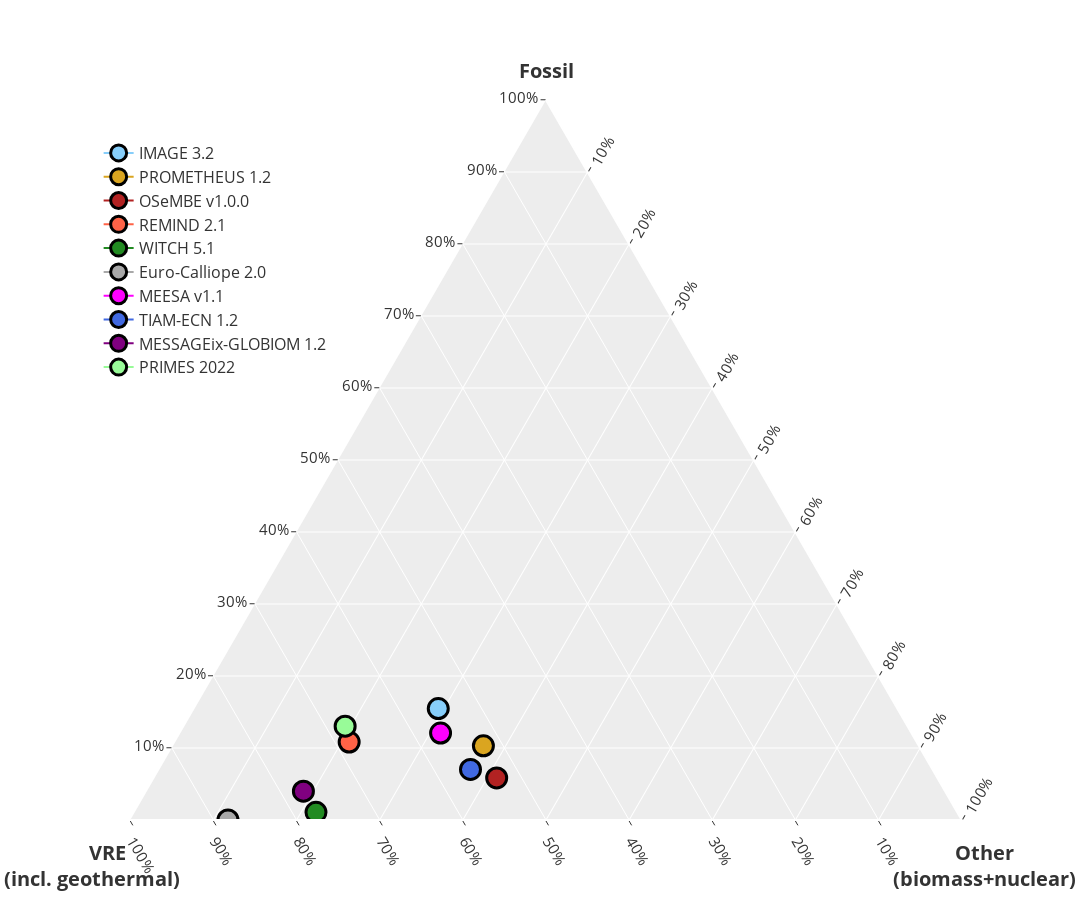

Notebook code for this chart:
### Markdown cell above
## Plot IIIb: Electricity mix (c400 variations)

### Code cell
times = [2030]
scen = "DIAG-C400-lin"
var_x = XR_i.ElecFossil.sel(Model=Models)
var_y = XR_i.ElecVRE.sel(Model=Models)
var_z_uni = XR_i.ElecOther_uni.sel(Model=Models)
var_z_sep = XR_i.ElecOther_sep.sel(Model=Models)

traces = []
for m_i, m in enumerate(Models):
    col = ModelCols[m_i]
    if m_i != 0: var_z = var_z_uni
    else: var_z = var_z_sep
    trace = go.Scatterternary(a=var_x.sel(Time=times, Model=m, Scenario="DIAG-C400-lin"),
                                b=var_y.sel(Time=times, Model=m, Scenario="DIAG-C400-lin"),
                                c=var_z.sel(Time=times, Model=m, Scenario="DIAG-C400-lin"),
                                name=m,
                                mode='markers+lines',
                                text = "DIAG-C400-lin",
                                showlegend=True,
                                marker={"color": col, "size": 20, 'line': dict(width=3, color='black')})
    traces.append(trace)
        
fig = make_subplots(rows=1, cols=1, horizontal_spacing = 0.08, vertical_spacing=0.12)
for t in traces:
    fig.add_trace(t)
fig.update_layout(height=900, width=1200)
fig.update_layout({#'margin':dict(l=0,r=7,b=0,t=35),
'plot_bgcolor':'rgb(243, 243, 243)',
'ternary':
{'sum':1,
# 'bgcolor':'rgba(0,0,0,0)',#'whitesmoke',
#     # "paper_bgcolor":'rgba(0,0,0,0)',
#     # "plot_bgcolor":'rgba(0,0,0,0)',
'aaxis':{'title': '<b>Fossil</b><br>', 'min': 0, 'titlefont':{'size': 20},
        'linewidth':0, 'ticks':'outside',
        'tickmode':'array','tickvals':[0.1, 0.2, 0.3, 0.4, 0.5, 0.6, 0.7, 0.8, 0.9, 1.0], 'ticktext':['10%', '20%', '30%', '40%', '50%', '60%', '70%', '80%', '90%', '100%'], 'tickfont':{'size':15}},
'baxis':{'title': '<b>VRE<br>(incl. geothermal)</b> &nbsp; &nbsp; &nbsp;', 'min': 0, 'titlefont':{'size': 20},
        'linewidth':2, 'ticks':'outside',
        'tickmode':'array','tickvals':[0.1, 0.2, 0.3, 0.4, 0.5, 0.6, 0.7, 0.8, 0.9, 1.0], 'ticktext':['10%', '20%', '30%', '40%', '50%', '60%', '70%', '80%', '90%', '100%'],'tickangle':60, 'tickfont':{'size':15}},
'caxis':{'title': '<b>Other<br>(biomass+nuclear)</b>', 'min': 0, 'titlefont':{'size': 20},
        'linewidth':2, 'ticks':'outside',
        'tickmode':'array','tickvals':[0.1, 0.2, 0.3, 0.4, 0.5, 0.6, 0.7, 0.8, 0.9, 1.0], 'ticktext':['10%', '20%', '30%', '40%', '50%', '60%', '70%', '80%', '90%', '100%'],'tickangle':-60, 'tickfont':{'size':15}}}})

fig.update_traces(textposition='top center')
fig.update_layout(legend=dict(x=0.02, y=0.95, orientation="v", font_size=16))
fig.update_annotations(font_size=15)
fig.update_layout(template="ggplot2")
fig.show()
fig_elec_2030 = fig

## 2050 VERSION
times = [2050]
scen = "DIAG-C400-lin"
var_x = XR_i.ElecFossil.sel(Model=Models)
var_y = XR_i.ElecVRE.sel(Model=Models)
var_z_uni = XR_i.ElecOther_uni.sel(Model=Models)
var_z_sep = XR_i.ElecOther_sep.sel(Model=Models)

traces = []
for m_i, m in enumerate(Models):
    col = ModelCols[m_i]
    if m_i != 0: var_z = var_z_uni
    else: var_z = var_z_sep
    for scen in c400lins:
                t = ""
                if scen in ['DIAG-C400-lin-LimBio',
                'DIAG-C400-lin-HighElectrification',
                'DIAG-C400-lin-HighVRE',
                #'DIAG-C400-lin-ResidualFossil'
                #'DIAG-C400-lin-LimCCS',
                #'DIAG-C400-lin-HighEff'
                ]: t = scen[14:]
                trace = go.Scatterternary(a=var_x.sel(Time=times, Model=m, Scenario=["DIAG-C400-lin", scen]).T[0],
                                        b=var_y.sel(Time=times, Model=m, Scenario=["DIAG-C400-lin", scen]).T[0],
                                        c=var_z.sel(Time=times, Model=m, Scenario=["DIAG-C400-lin", scen]).T[0],
                                        name=m,
                                        text=["", t],
                                        textfont = dict(color=ModelCols[m_i], size=15),
                                        mode='markers+lines+text',
                                        showlegend=False,
                                        marker={"color": col, "size": 8, 'line': dict(width=1, color='black')})
                traces.append(trace)
    trace = go.Scatterternary(a=var_x.sel(Time=times, Model=m, Scenario="DIAG-C400-lin"),
                                b=var_y.sel(Time=times, Model=m, Scenario="DIAG-C400-lin"),
                                c=var_z.sel(Time=times, Model=m, Scenario="DIAG-C400-lin"),
                                name=m,
                                mode='markers+lines',
                                text = "DIAG-C400-lin",
                                showlegend=True,
                                marker={"color": col, "size": 20, 'line': dict(width=3, color='black')})
    traces.append(trace)
        
fig = make_subplots(rows=1, cols=1, horizontal_spacing = 0.08, vertical_spacing=0.12)
for t in traces:
    fig.add_trace(t)
fig.update_layout(height=900, width=1200)
fig.update_layout({#'margin':dict(l=0,r=7,b=0,t=35),
'plot_bgcolor':'rgb(243, 243, 243)',
'ternary':
{'sum':1,
# 'bgcolor':'rgba(0,0,0,0)',#'whitesmoke',
#     # "paper_bgcolor":'rgba(0,0,0,0)',
#     # "plot_bgcolor":'rgba(0,0,0,0)',
'aaxis':{'title': '<b>Fossil</b><br>', 'min': 0, 'titlefont':{'size': 20},
        'linewidth':0, 'ticks':'outside',
        'tickmode':'array','tickvals':[0.1, 0.2, 0.3, 0.4, 0.5, 0.6, 0.7, 0.8, 0.9, 1.0], 'ticktext':['10%', '20%', '30%', '40%', '50%', '60%', '70%', '80%', '90%', '100%'], 'tickfont':{'size':15}},
'baxis':{'title': '<b>VRE<br>(incl. geothermal)</b> &nbsp; &nbsp; &nbsp;', 'min': 0, 'titlefont':{'size': 20},
        'linewidth':2, 'ticks':'outside',
        'tickmode':'array','tickvals':[0.1, 0.2, 0.3, 0.4, 0.5, 0.6, 0.7, 0.8, 0.9, 1.0], 'ticktext':['10%', '20%', '30%', '40%', '50%', '60%', '70%', '80%', '90%', '100%'],'tickangle':60, 'tickfont':{'size':15}},
'caxis':{'title': '<b>Other<br>(biomass+nuclear)</b>', 'min': 0, 'titlefont':{'size': 20},
        'linewidth':2, 'ticks':'outside',
        'tickmode':'array','tickvals':[0.1, 0.2, 0.3, 0.4, 0.5, 0.5, 0.6, 0.7, 0.8, 0.9, 1.0], 'ticktext':['10%', '20%', '30%', '40%', '50%', '60%', '70%', '80%', '90%', '100%'],'tickangle':-60, 'tickfont':{'size':15}}}})

fig.update_traces(textposition='top center')
fig.update_layout(legend=dict(x=0.02, y=0.95, orientation="v", font_size=16))
fig.update_annotations(font_size=15)
fig.update_layout(template="ggplot2")
fig.show()
fig_elec_2050 = fig

### Figure 1 — Plotly figure (JSON) as saved in the notebook; plotly's stock layout.template omitted (floating-point values rounded to 4 significant figures)
{"data": [{"a": [0.155], "b": [0.5529], "c": [0.2934], "marker": {"color": "lightskyblue", "line": {"color": "black", "width": 3}, "size": 20}, "mode": "markers+lines", "name": "IMAGE 3.2", "showlegend": true, "text": "DIAG-C400-lin", "textposition": "top center", "type": "scatterternary"}, {"a": [0.103], "b": [0.5238], "c": [0.3732], "marker": {"color": "goldenrod", "line": {"color": "black", "width": 3}, "size": 20}, "mode": "markers+lines", "name": "PROMETHEUS 1.2", "showlegend": true, "text": "DIAG-C400-lin", "textposition": "top center", "type": "scatterternary"}, {"a": [0.05849], "b": [0.5301], "c": [0.4114], "marker": {"color": "firebrick", "line": {"color": "black", "width": 3}, "size": 20}, "mode": "markers+lines", "name": "OSeMBE v1.0.0", "showlegend": true, "text": "DIAG-C400-lin", "textposition": "top center", "type": "scatterternary"}, {"a": [0.1082], "b": [0.6827], "c": [0.2092], "marker": {"color": "tomato", "line": {"color": "black", "width": 3}, "size": 20}, "mode": "markers+lines", "name": "REMIND 2.1", "showlegend": true, "text": "DIAG-C400-lin", "textposition": "top center", "type": "scatterternary"}, {"a": [0.01068], "b": [0.7713], "c": [0.218], "marker": {"color": "forestgreen", "line": {"color": "black", "width": 3}, "size": 20}, "mode": "markers+lines", "name": "WITCH 5.1", "showlegend": true, "text": "DIAG-C400-lin", "textposition": "top center", "type": "scatterternary"}, {"a": [0.0001196], "b": [0.8766], "c": [0.1166], "marker": {"color": "darkgrey", "line": {"color": "black", "width": 3}, "size": 20}, "mode": "markers+lines", "name": "Euro-Calliope 2.0", "showlegend": true, "text": "DIAG-C400-lin", "textposition": "top center", "type": "scatterternary"}, {"a": [0.1208], "b": [0.5664], "c": [0.3128], "marker": {"color": "magenta", "line": {"color": "black", "width": 3}, "size": 20}, "mode": "markers+lines", "name": "MEESA v1.1", "showlegend": true, "text": "DIAG-C400-lin", "textposition": "top center", "type": "scatterternary"}, {"a": [0.07016], "b": [0.5557], "c": [0.3741], "marker": {"color": "royalblue", "line": {"color": "black", "width": 3}, "size": 20}, "mode": "markers+lines", "name": "TIAM-ECN 1.2", "showlegend": true, "text": "DIAG-C400-lin", "textposition": "top center", "type": "scatterternary"}, {"a": [0.04004], "b": [0.7718], "c": [0.1882], "marker": {"color": "purple", "line": {"color": "black", "width": 3}, "size": 20}, "mode": "markers+lines", "name": "MESSAGEix-GLOBIOM 1.2", "showlegend": true, "text": "DIAG-C400-lin", "textposition": "top center", "type": "scatterternary"}, {"a": [0.1231], "b": [0.6386], "c": [0.1824], "marker": {"color": "palegreen", "line": {"color": "black", "width": 3}, "size": 20}, "mode": "markers+lines", "name": "PRIMES 2022", "showlegend": true, "text": "DIAG-C400-lin", "textposition": "top center", "type": "scatterternary"}], "layout": {"height": 900, "legend": {"font": {"size": 16}, "orientation": "v", "x": 0.02, "y": 0.95}, "plot_bgcolor": "rgb(243, 243, 243)", "ternary": {"aaxis": {"linewidth": 0, "min": 0, "tickfont": {"size": 15}, "tickmode": "array", "ticks": "outside", "ticktext": ["10%", "20%", "30%", "40%", "50%", "60%", "70%", "80%", "90%", "100%"], "tickvals": [0.1, 0.2, 0.3, 0.4, 0.5, 0.6, 0.7, 0.8, 0.9, 1], "title": {"font": {"size": 20}, "text": "<b>Fossil</b><br>"}}, "baxis": {"linewidth": 2, "min": 0, "tickangle": 60, "tickfont": {"size": 15}, "tickmode": "array", "ticks": "outside", "ticktext": ["10%", "20%", "30%", "40%", "50%", "60%", "70%", "80%", "90%", "100%"], "tickvals": [0.1, 0.2, 0.3, 0.4, 0.5, 0.6, 0.7, 0.8, 0.9, 1], "title": {"font": {"size": 20}, "text": "<b>VRE<br>(incl. geothermal)</b> &nbsp; &nbsp; &nbsp;"}}, "caxis": {"linewidth": 2, "min": 0, "tickangle": -60, "tickfont": {"size": 15}, "tickmode": "array", "ticks": "outside", "ticktext": ["10%", "20%", "30%", "40%", "50%", "60%", "70%", "80%", "90%", "100%"], "tickvals": [0.1, 0.2, 0.3, 0.4, 0.5, 0.6, 0.7, 0.8, 0.9, 1], "title": {"font": {"size": 20}, "text": "<b>Other<br>(biomass+nuclear)</b>"}}, "sum": 1}, "width": 1200, "xaxis": {"anchor": "y", "domain": [0, 1]}, "yaxis": {"anchor": "x", "domain": [0, 1]}}}
